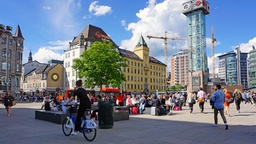
#> input picture imr/lab1/noruega-intro.jpg, 256 x 144 px, shrunk from 1140 x 640 before the run
$ jupyter execute --allow-errors lab1.ipynb
#> lines starting #> are read from the running program, lines starting #| are printed output that depends on the picture
[cell 1]
import cv2
import numpy as np
import matplotlib.pyplot as plt

#### Problema 1:
Desarrolle una funcion la cual reciba dos parametros, una imagen y un entero llamado color, la funcion debe devolver una imagen la cual tenga activos los canales de color segu´n los siguientes puntos:

+ Si el par´ametro color vale 1, la imagen debe mostrar activos u´nicamente el color azul.
+ Si el par´ametro color vale 2, la imagen debe mostrar activos u´nicamente el color verde.
+ Si el par´ametro color vale 3, la imagen debe mostrar activos u´nicamente el color rojo.
+ Si el par´ametro color vale 10, la imagen debe mostrar activos u´nicamente los colores rojo y verde.
+ Si el par´ametro color vale 20, la imagen debe mostrar activos u´nicamente los colores verde y azul.
+ Si el par´ametro color vale 30, la imagen debe mostrar activos u´nicamente los colores azul y rojo.

[cell 2]
def ImagenColor(imagen, color: int):
#> called with imagen = 'noruega-intro.jpg', color = 30
    img=cv2.imread(imagen)
#> img is the input picture: shape (144, 256, 3); mean B, G, R 142.6, 126.8, 117
    img=cv2.cvtColor(img,cv2.COLOR_BGR2RGB)
    hgt=img.shape[0]
#> hgt = 144
    wgt=img.shape[1]
#> wgt = 256

    monocromo = np.zeros((hgt,wgt,3))

    for i in range(0, hgt):
        for j in range(0, wgt):
            pixel=img[i,j]
            #extraemos los canales
            blue = pixel[2]
            green = pixel[1]
            red = pixel[0]
            if color == 1:
                monocromo[i,j] = [0, 0, blue] #aplicamos transformacion azul
            elif color == 2:
                monocromo[i,j] = [0, green, 0] #aplicamos transformacion verde
            elif color == 3:
                monocromo[i,j] = [red, 0, 0] #aplicamos transformacion rojo
            elif color == 10:
                monocromo[i,j] = [red, green, 0] #aplicamos transformacion rojo verde
            elif color == 20:
                monocromo[i,j] = [0, green, blue] #aplicamos transformacion verde azul
            elif color == 30:
                monocromo[i,j] = [red, 0, blue] #aplicamos transformacion rojo azul
            else:
                monocromo[i,j] = [red, green, blue] #aplicamos transformacion rojo azul
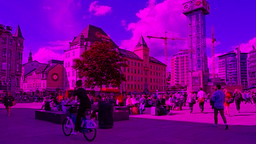
#> monocromo: shape (144, 256, 3) float64; mean R, G, B 117, 0, 142.6
    cv2.imwrite("monocromo.jpg",monocromo)
    monocromo= cv2.imread("monocromo.jpg")
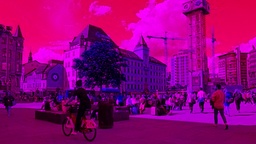
#> monocromo: shape (144, 256, 3); mean B, G, R 117, 2.4, 142.6
    monocromo= cv2.cvtColor(monocromo, cv2.COLOR_BGR2RGB)
    plt.imshow(monocromo)
    plt.show()

[cell 3]
ImagenColor("noruega-intro.jpg", 30)

#### Problema 2:
En el .zip del laboratorio se le compartio un conjunto de imagenes en escala de grises, estas imagenes fueron creadas utilizando una escala de grises en 3D, cree una funci´on que dadas las 3 imagenes se construya la imagen original a color.

[cell 4]
def construir_imagen_color(image_red, image_green, image_blue, numero=1):
    # Crear una imagen a color con tres canales vacíos
#> called with image_red = 'imagen1/imagen1_salida_gray_rojo.jpg', image_green = 'imagen1/imagen1_salida_gray_verde.jpg', image_blue = 'imagen1/imagen1_salida_gray_azul.jpg', numero = 1
    img_R = cv2.imread(image_red, cv2.IMREAD_GRAYSCALE)
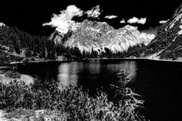
#> input picture imr/lab1/imagen1/imagen1_salida_gray_rojo.jpg, 182 x 121 px, shrunk from 810 x 540 before the run
#> img_R is the input picture: shape (121, 182); min 0, max 255, mean 57.5
    img_G = cv2.imread(image_green, cv2.IMREAD_GRAYSCALE)
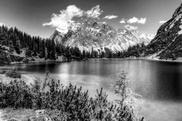
#> input picture imr/lab1/imagen1/imagen1_salida_gray_verde.jpg, 182 x 121 px, shrunk from 810 x 540 before the run
#> img_G is the input picture: shape (121, 182); min 0, max 255, mean 113.9
    img_B = cv2.imread(image_blue, cv2.IMREAD_GRAYSCALE)
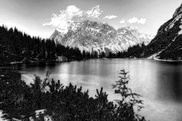
#> input picture imr/lab1/imagen1/imagen1_salida_gray_azul.jpg, 182 x 121 px, shrunk from 810 x 540 before the run
#> img_B is the input picture: shape (121, 182); min 0, max 255, mean 118
    img_file = "imagen_color"+str(numero)+".jpg"


    img_RGB = cv2.merge((img_B, img_G, img_R))
   # Mostrar la imagen a color resultante
    cv2.imwrite(img_file, img_RGB)
    img_RGB= cv2.imread(img_file)
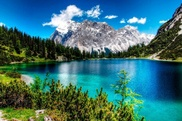
#> img_RGB: shape (121, 182, 3); mean B, G, R 118.2, 113.9, 57.7
    img_RGB= cv2.cvtColor(img_RGB, cv2.COLOR_BGR2RGB)
    plt.imshow(img_RGB)
    plt.show()

imagen_color1 = construir_imagen_color("imagen1/imagen1_salida_gray_rojo.jpg", "imagen1/imagen1_salida_gray_verde.jpg", "imagen1/imagen1_salida_gray_azul.jpg",1)
#> (the rest of this cell did not finish here and is left out)

#> call 2 of construir_imagen_color, with image_red = 'imagen2/imagen2_salida_gray_rojo.jpg', image_green = 'imagen2/imagen2_salida_gray_verde.jpg', image_blue = 'imagen2/imagen2_salida_gray_azul.jpg', numero = 2
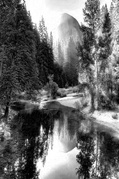
#> input picture imr/lab1/imagen2/imagen2_salida_gray_rojo.jpg, 119 x 179 px, shrunk from 530 x 795 before the run
#> in construir_imagen_color, img_R is the input picture: shape (179, 119); min 0, max 255, mean 106.4
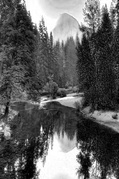
#> input picture imr/lab1/imagen2/imagen2_salida_gray_azul.jpg, 119 x 179 px, shrunk from 530 x 795 before the run
#> in construir_imagen_color, img_B is the input picture: shape (179, 119); min 0, max 255, mean 95.1
imagen_color3 = construir_imagen_color("imagen3/perro_salida_gray_rojo.jpg", "imagen3/perro_salida_gray_verde.jpg", "imagen3/perro_salida_gray_azul.jpg",3)

#### Problema 3:
Cree una funcion que dada una imagen cree una escala de grises en tres dimensiones, tome en cuenta que su funcion debe crear 3 imagenes como salida. Para entregar este ejercicio debe incluir una las imagenes que haya utilizado como prueba y el resultado de las misma, no puede utilizar la imagen del Problema #2.

[cell 5]
def imagenes_escala_gris(imagen):
    # Cargar la imagen a color
    img = cv2.imread(imagen)
    # Obtener los canales de color de la imagen
    cBlue, cGreen, cRed = cv2.split(img)

    # Convertir cada canal a una imagen en escala de grises de tres dimensiones
    img_B = cv2.merge((cBlue, cBlue, cBlue))
    img_G = cv2.merge((cGreen, cGreen, cGreen))
    img_R = cv2.merge((cRed, cRed, cRed))

# Mostrar las imágenes resultantes
    cv2.imwrite("img_salida_Blue.jpg", img_B)
    cv2.imwrite("img_salida_Green.jpg", img_G)
    cv2.imwrite("img_salida_Red.jpg", img_R)
    img_B= cv2.imread("img_salida_Blue.jpg")
    img_G= cv2.imread("img_salida_Green.jpg")
    img_R= cv2.imread("img_salida_Red.jpg")
    img_B= cv2.cvtColor(img_B, cv2.COLOR_BGR2RGB)
    img_G= cv2.cvtColor(img_G, cv2.COLOR_BGR2RGB)
    img_R= cv2.cvtColor(img_R, cv2.COLOR_BGR2RGB)

    plt.imshow(img_B)
    plt.show()
    plt.imshow(img_G)
    plt.show()
    plt.imshow(img_R)
    plt.show()


# Crear las tres imágenes en escala de grises de tres dimensiones
#> (the rest of this cell did not finish here and is left out)

#### Problema 4:
Cree una funcion que dada una imagen, muestre el histograma de cada canal de color y el de escala de grises (utilice un promedio aritmetico para su escala de grises, no puede usar funciones de opencv), sus histogramas deben incluir una lınea vertical la cual muestre el valor de la media de la distribucion.

[cell 6]
def calcular_hist(imagen):
    # Crear un histograma de 256 bits
    histograma = np.zeros(256, dtype=int)

    # Recorrer la imagen y contar la frecuencia de cada intensidad
    for fila in imagen:
        for pixel in fila:
            intensidad = int(np.mean(pixel))  # Promedio aritmético para escala de grises
            histograma[intensidad] += 1

    return histograma

def show_hist_mean(histograma):
    # Calcular la media de la distribución
    valores = np.arange(256)
    media = np.sum(valores * histograma) / np.sum(histograma)

    # Mostrar el histograma y la línea vertical para la media
    plt.bar(np.arange(256), histograma)
    plt.axvline(x=media, color='red', linestyle='--', label=f'Media: {media:.2f}')
    plt.xlabel('Intensidad')
    plt.ylabel('Frecuencia')
    plt.legend()
    plt.show()

# Cargar la imagen
imagen = cv2.imread('noruega-intro.jpg')

# Mostrar el histograma para cada canal de color y el histograma de escala de grises
for i, color in enumerate(['Azul', 'Verde', 'Rojo']):
    histograma_color = calcular_hist(imagen[:, :, i])
    print(f"Histograma {color}:")
    show_hist_mean(histograma_color)
#> this loop made 3 passes
#> media in show_hist_mean on passes 1 to 3: 142.6, 126.8, 117
#> pass 1, in show_hist_mean, `plt.show()`:
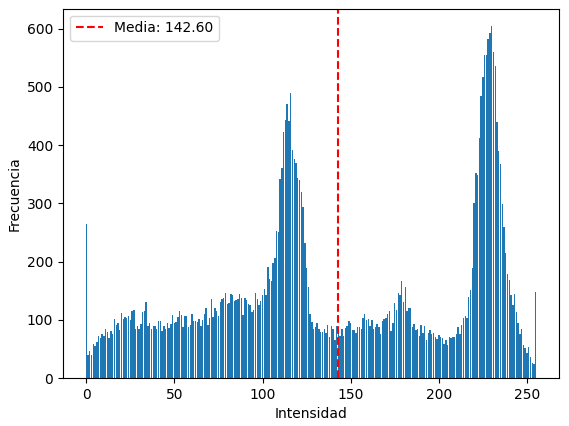
#> figure drawn by matplotlib, 1 panel; tallest bar 604 high, from x = 229.6 to 230.4

hist_gris = calcular_hist(cv2.cvtColor(imagen, cv2.COLOR_BGR2GRAY))
#> hist_gris = 256 values, max 450 at index 92, min 4 at index 255, mean 144
print("Histograma de Escala de Grises:")
show_hist_mean(hist_gris)
#> in show_hist_mean (call 4), `media = np.sum(valores * histograma) / np.sum(histograma)`: media = 125.7
#> in show_hist_mean (call 4), `plt.show()`:
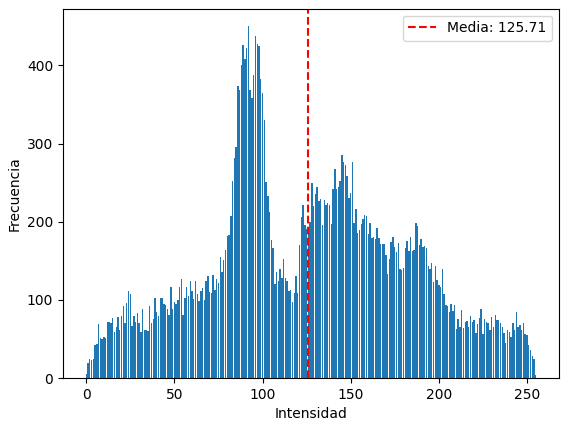
#> figure drawn by matplotlib, 1 panel; tallest bar 450 high, from x = 91.6 to 92.4
